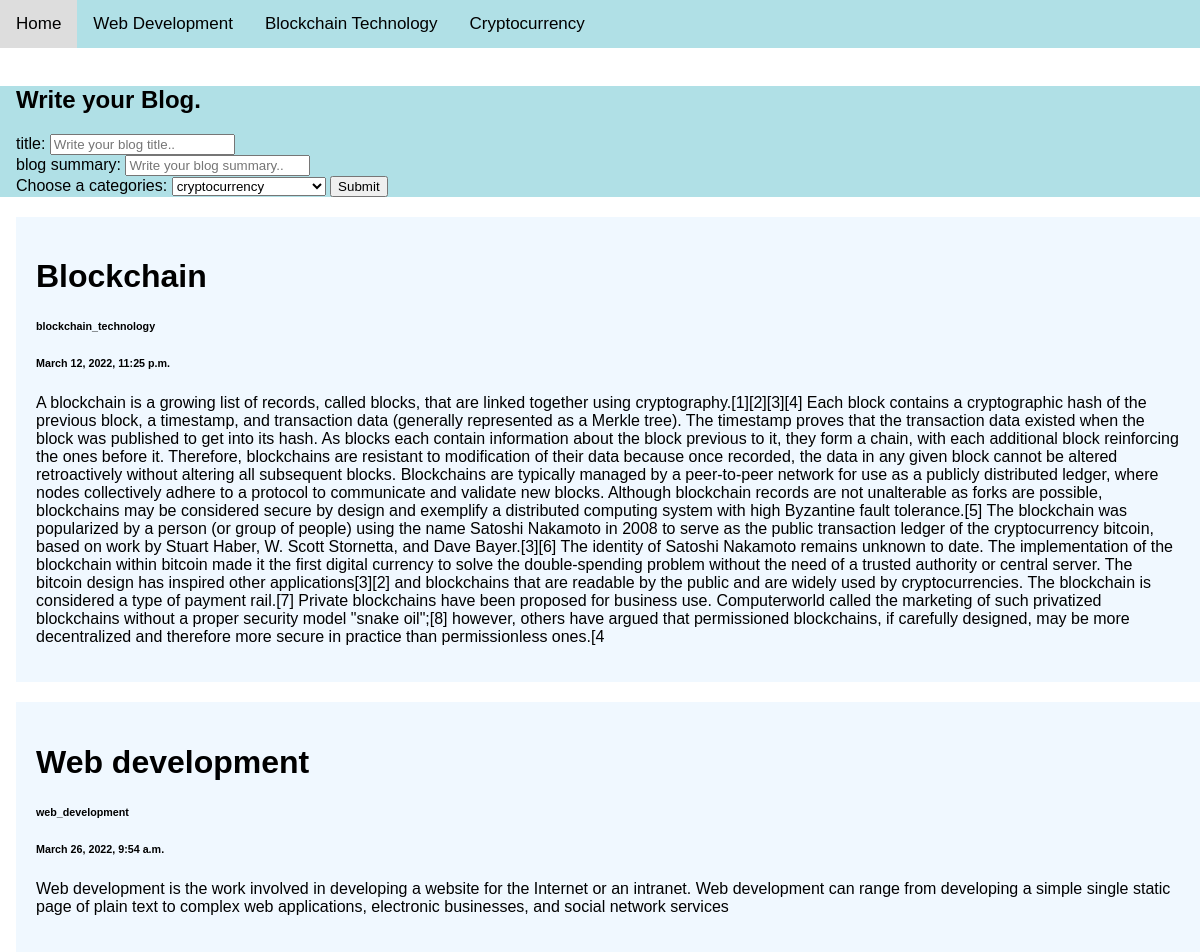
/home/, run on the app's committed database.
### blog_app/models.py (models this page shows, shortened)
class Home(models.Model):
    m_title = models.CharField(max_length=100)
    m_date_and_time = models.DateTimeField(default=datetime.now,blank=True)
    m_summary = models.TextField(default='')
    m_categories = models.CharField(max_length=100)
    class Meta:
        db_table = "blog"

### blog_app/views.py (the view, shortened to what this page needs)
# urls.py: path('home/',views.home, name='home'),
def home(request):
    context = {'blog':Home.objects.all()}
    return render(request,'blog_app/home.html',context)

### templates/blog_app/home.html (shortened to what this page needs)
<!DOCTYPE html>
<html lang="en">
<head>
</head>
<body>
  <div class="topnav">
    <a  href="/home/">Home</a>
    <a  href="/web_development/">Web Development</a>
    <a  href="/blockchain_technology/">Blockchain Technology</a>
    <a  href="/cryptocurrency/">Cryptocurrency</a>
  </div><br>
  <div   style="background-color: powderblue; padding-left:16px">
    <h2>Write your Blog.</h2>
    <form action="" method="POST">
        <label for="title">title:</label>
        <input type="text" name="title" id="title" placeholder="Write your blog title.."><br>
        <label for="summary">blog summary:</label>
        <input type="text" name="summary" id="summary" placeholder="Write your blog summary.."><br>
        <label for="categories">Choose a categories:</label>
        <select id="categories" name="categories">
            <option value="cryptocurrency" selected>cryptocurrency</option>
        </select>
        <input type="submit">
    </form>
</div>
  <div style="padding-left:16px">
    <div style="background-color: aliceblue;">
      <div style="float: left; width: 100%;">
          {% for bg in blog %}
          <div style="background-color: aliceblue; padding: 20px; margin-top: 20px;">
              <h1>{{bg.m_title}}</h1>
              <h6>{{bg.m_categories}}</h6>
              <h6>{{bg.m_date_and_time}}</h6>
              <p>{{bg.m_summary}}</p>
          </div>
          {% endfor %}
      </div>
  </div>
  </div>
</body>
</html>

### templates/blog_app/home.html (style rules this page uses)
body { margin: 0; font-family: Arial, Helvetica, sans-serif; }
.topnav { overflow: hidden; background-color: powderblue; }
.topnav a { float: left; color: black; text-align: center; padding: 14px 16px; text-decoration: none; font-size: 17px; }

### data on the page
Home: m_title "Blockchain", m_categories "blockchain_technology", m_date_and_time "March 12, 2022, 11:25 p.m.", m_summary "A blockchain is a growing list of records, called blocks, that are linked together using cryptography.[1][2][3][4] Each block contains a cryptographic hash of the previous block, a timestamp, and transaction data (generally represented as a Merkle tree). The timestamp proves that the transaction data existed when the block was published to get into its hash. As blocks each contain information about the block previous to it, they form a chain, with each additional block reinforcing the ones before it. Therefore, blockchains are resistant to modification of their data because once recorded, the data in any given block cannot be altered retroactively without altering all subsequent blocks.…"
Home: m_title "Web development", m_categories "web_development", m_date_and_time "March 26, 2022, 9:54 a.m.", m_summary "Web development is the work involved in developing a website for the Internet or an intranet. Web development can range from developing a simple single static page of plain text to complex web applications, electronic businesses, and social network services"
